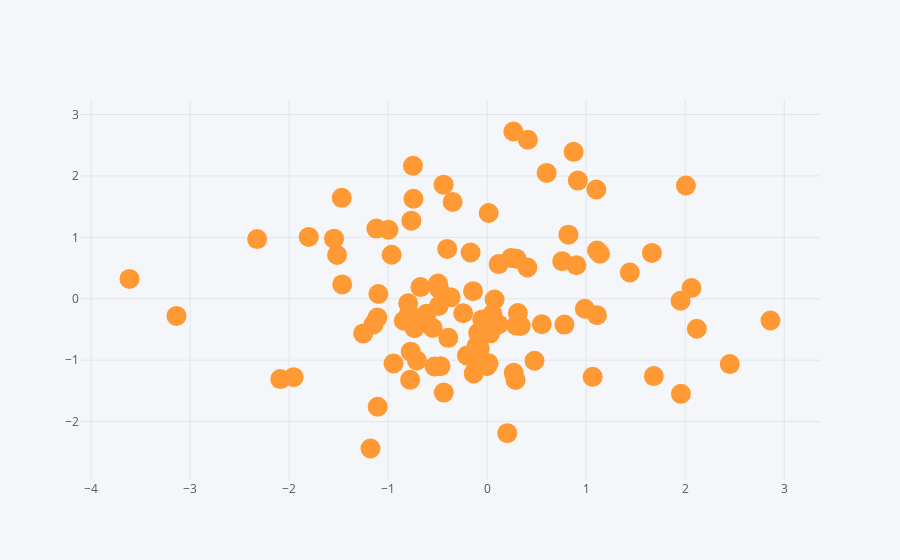

Notebook code cell kept with this figure:
### Markdown cell above
## Scatter Plot

### Code cell
df.iplot(kind='scatter', x='A',y='B',mode='markers',size=20)
